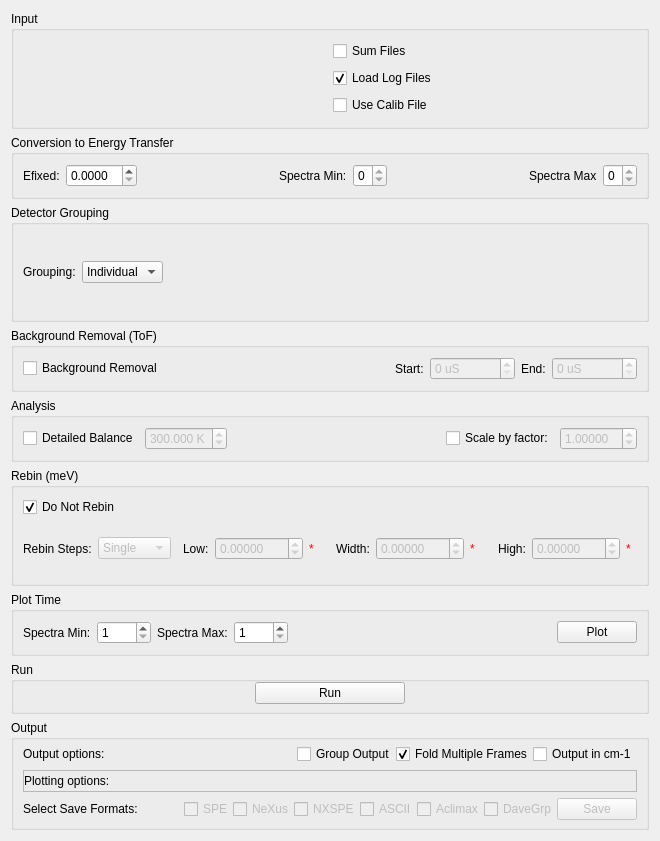
<?xml version="1.0" encoding="UTF-8"?>
<ui version="4.0">
 <class>ISISEnergyTransfer</class>
 <widget class="QWidget" name="ISISEnergyTransfer">
  <property name="geometry">
   <rect>
    <x>0</x>
    <y>0</y>
    <width>660</width>
    <height>841</height>
   </rect>
  </property>
  <property name="minimumSize">
   <size>
    <width>500</width>
    <height>0</height>
   </size>
  </property>
  <property name="windowTitle">
   <string>Form</string>
  </property>
  <layout class="QVBoxLayout" name="verticalLayout_2">
   <item>
    <widget class="QGroupBox" name="gbInput">
     <property name="title">
      <string>Input</string>
     </property>
     <layout class="QGridLayout" name="gridLayout">
      <item row="0" column="1">
       <widget class="QCheckBox" name="ckSumFiles">
        <property name="toolTip">
         <string>Sum multiple files together.</string>
        </property>
        <property name="text">
         <string>Sum Files</string>
        </property>
       </widget>
      </item>
      <item row="2" column="0">
       <widget class="MantidQt::MantidWidgets::DataSelector" name="dsCalibrationFile" native="true">
        <property name="enabled">
         <bool>false</bool>
        </property>
        <property name="sizePolicy">
         <sizepolicy hsizetype="Minimum" vsizetype="Fixed">
          <horstretch>0</horstretch>
          <verstretch>0</verstretch>
         </sizepolicy>
        </property>
        <property name="autoLoad" stdset="0">
         <bool>true</bool>
        </property>
        <property name="showLoad" stdset="0">
         <bool>false</bool>
        </property>
        <property name="workspaceSuffixes" stdset="0">
         <string>_calib</string>
        </property>
        <property name="fileBrowserSuffixes" stdset="0">
         <string>_calib.nxs</string>
        </property>
       </widget>
      </item>
      <item row="2" column="1">
       <widget class="QCheckBox" name="ckUseCalib">
        <property name="toolTip">
         <string>Use calibration file to adjust for detector efficiency.</string>
        </property>
        <property name="text">
         <string>Use Calib File</string>
        </property>
       </widget>
      </item>
      <item row="0" column="0">
       <widget class="MantidQt::API::FileFinderWidget" name="dsRunFiles" native="true">
        <property name="sizePolicy">
         <sizepolicy hsizetype="Preferred" vsizetype="Fixed">
          <horstretch>0</horstretch>
          <verstretch>41</verstretch>
         </sizepolicy>
        </property>
        <property name="label" stdset="0">
         <string>Input Runs</string>
        </property>
        <property name="multipleFiles" stdset="0">
         <bool>true</bool>
        </property>
       </widget>
      </item>
      <item row="1" column="1">
       <widget class="QCheckBox" name="ckLoadLogFiles">
        <property name="toolTip">
         <string>Load log files</string>
        </property>
        <property name="text">
         <string>Load Log Files</string>
        </property>
        <property name="checked">
         <bool>true</bool>
        </property>
       </widget>
      </item>
     </layout>
    </widget>
   </item>
   <item>
    <widget class="QGroupBox" name="gbC2E">
     <property name="title">
      <string>Conversion to Energy Transfer</string>
     </property>
     <layout class="QHBoxLayout" name="horizontalLayout">
      <item>
       <widget class="QLabel" name="lbEfixed">
        <property name="text">
         <string>Efixed:</string>
        </property>
       </widget>
      </item>
      <item>
       <widget class="QDoubleSpinBox" name="spEfixed">
        <property name="decimals">
         <number>4</number>
        </property>
        <property name="singleStep">
         <double>0.100000000000000</double>
        </property>
       </widget>
      </item>
      <item>
       <spacer name="horizontalSpacer_1">
        <property name="orientation">
         <enum>Qt::Horizontal</enum>
        </property>
        <property name="sizeHint" stdset="0">
         <size>
          <width>40</width>
          <height>20</height>
         </size>
        </property>
       </spacer>
      </item>
      <item>
       <widget class="QLabel" name="lbSpectraMin">
        <property name="text">
         <string>Spectra Min:</string>
        </property>
       </widget>
      </item>
      <item>
       <widget class="QSpinBox" name="spSpectraMin">
        <property name="maximum">
         <number>0</number>
        </property>
       </widget>
      </item>
      <item>
       <spacer name="horizontalSpacer_2">
        <property name="orientation">
         <enum>Qt::Horizontal</enum>
        </property>
        <property name="sizeHint" stdset="0">
         <size>
          <width>40</width>
          <height>20</height>
         </size>
        </property>
       </spacer>
      </item>
      <item>
       <widget class="QLabel" name="lbSpectraMax">
        <property name="text">
         <string>Spectra Max</string>
        </property>
       </widget>
      </item>
      <item>
       <widget class="QSpinBox" name="spSpectraMax">
        <property name="maximum">
         <number>0</number>
        </property>
       </widget>
      </item>
     </layout>
    </widget>
   </item>
   <item>
    <widget class="QGroupBox" name="gbGrouping">
     <property name="title">
      <string>Detector Grouping</string>
     </property>
     <layout class="QHBoxLayout" name="horizontalLayout_4">
      <item>
       <widget class="QLabel" name="lbGroupingMode">
        <property name="sizePolicy">
         <sizepolicy hsizetype="Preferred" vsizetype="Preferred">
          <horstretch>0</horstretch>
          <verstretch>0</verstretch>
         </sizepolicy>
        </property>
        <property name="layoutDirection">
         <enum>Qt::LeftToRight</enum>
        </property>
        <property name="text">
         <string>Grouping:</string>
        </property>
        <property name="buddy">
         <cstring>cbGroupingOptions</cstring>
        </property>
       </widget>
      </item>
      <item>
       <widget class="QComboBox" name="cbGroupingOptions">
        <property name="toolTip">
         <string>Select type of detector grouping to apply.</string>
        </property>
        <item>
         <property name="text">
          <string>Individual</string>
         </property>
        </item>
        <item>
         <property name="text">
          <string>Custom</string>
         </property>
        </item>
        <item>
         <property name="text">
          <string>Groups</string>
         </property>
        </item>
        <item>
         <property name="text">
          <string>All</string>
         </property>
        </item>
        <item>
         <property name="text">
          <string>File</string>
         </property>
        </item>
       </widget>
      </item>
      <item>
       <widget class="QStackedWidget" name="swGrouping">
        <property name="lineWidth">
         <number>0</number>
        </property>
        <property name="currentIndex">
         <number>0</number>
        </property>
        <widget class="QWidget" name="pgMapFile">
         <layout class="QHBoxLayout" name="horizontalLayout_5">
          <item>
           <widget class="MantidQt::API::FileFinderWidget" name="dsMapFile" native="true">
            <property name="sizePolicy">
             <sizepolicy hsizetype="Preferred" vsizetype="Fixed">
              <horstretch>0</horstretch>
              <verstretch>41</verstretch>
             </sizepolicy>
            </property>
            <property name="findRunFiles" stdset="0">
             <bool>false</bool>
            </property>
            <property name="label" stdset="0">
             <string/>
            </property>
            <property name="multipleFiles" stdset="0">
             <bool>false</bool>
            </property>
            <property name="algorithmAndProperty" stdset="0">
             <string/>
            </property>
            <property name="fileExtensions" stdset="0">
             <stringlist>
              <string>.map</string>
             </stringlist>
            </property>
           </widget>
          </item>
         </layout>
        </widget>
        <widget class="QWidget" name="pgMappingGroups">
         <layout class="QHBoxLayout" name="horizontalLayout_26">
          <item>
           <widget class="QLabel" name="lbNoGroups">
            <property name="text">
             <string>Number of Groups: </string>
            </property>
           </widget>
          </item>
          <item>
           <widget class="QSpinBox" name="spNumberGroups">
            <property name="minimum">
             <number>1</number>
            </property>
           </widget>
          </item>
          <item>
           <spacer name="horizontalSpacer_5">
            <property name="orientation">
             <enum>Qt::Horizontal</enum>
            </property>
            <property name="sizeHint" stdset="0">
             <size>
              <width>40</width>
              <height>20</height>
             </size>
            </property>
           </spacer>
          </item>
         </layout>
        </widget>
        <widget class="QWidget" name="pgMappingCustom">
         <layout class="QHBoxLayout" name="horizontalLayout_8">
          <item>
           <widget class="QLineEdit" name="leCustomGroups">
            <property name="enabled">
             <bool>true</bool>
            </property>
            <property name="maximumSize">
             <size>
              <width>16777215</width>
              <height>16777215</height>
             </size>
            </property>
            <property name="toolTip">
             <string>, allows you to specify additional indices. 1,2,4 will keep indices 1, 2 and 4 only.
: indicates a continuous range of indices. For example, 1:5 is the same as 1,2,3,4,5.
+ sums two spectra together. 7+9 will produce a single spectra listing the sum of 7 and 9, ignoring any others.
- sums a range of spectra together. For example, 3-8 is the same as 3+4+5+6+7+8.
              </string>
            </property>
            <property name="layoutDirection">
             <enum>Qt::LeftToRight</enum>
            </property>
            <property name="maxLength">
             <number>6000</number>
            </property>
           </widget>
          </item>
         </layout>
        </widget>
        <widget class="QWidget" name="pgMappingBlank"/>
       </widget>
      </item>
     </layout>
    </widget>
   </item>
   <item>
    <widget class="QGroupBox" name="gbBackgroundRemoval">
     <property name="title">
      <string>Background Removal (ToF)</string>
     </property>
     <layout class="QHBoxLayout" name="horizontalLayout_3">
      <item>
       <widget class="QCheckBox" name="ckBackgroundRemoval">
        <property name="text">
         <string>Background Removal</string>
        </property>
       </widget>
      </item>
      <item>
       <spacer name="horizontalSpacer">
        <property name="orientation">
         <enum>Qt::Horizontal</enum>
        </property>
        <property name="sizeHint" stdset="0">
         <size>
          <width>40</width>
          <height>20</height>
         </size>
        </property>
       </spacer>
      </item>
      <item>
       <widget class="QLabel" name="lbBackgroundStart">
        <property name="text">
         <string>Start:</string>
        </property>
       </widget>
      </item>
      <item>
       <widget class="QSpinBox" name="spBackgroundStart">
        <property name="enabled">
         <bool>false</bool>
        </property>
        <property name="suffix">
         <string> uS</string>
        </property>
        <property name="maximum">
         <number>999999</number>
        </property>
       </widget>
      </item>
      <item>
       <widget class="QLabel" name="lbBackgroundEnd">
        <property name="text">
         <string>End:</string>
        </property>
       </widget>
      </item>
      <item>
       <widget class="QSpinBox" name="spBackgroundEnd">
        <property name="enabled">
         <bool>false</bool>
        </property>
        <property name="suffix">
         <string> uS</string>
        </property>
        <property name="maximum">
         <number>999999</number>
        </property>
       </widget>
      </item>
     </layout>
    </widget>
   </item>
   <item>
    <widget class="QGroupBox" name="gbAnalysis">
     <property name="title">
      <string>Analysis</string>
     </property>
     <layout class="QGridLayout" name="gridLayout_3">
      <property name="sizeConstraint">
       <enum>QLayout::SetDefaultConstraint</enum>
      </property>
      <item row="0" column="0">
       <widget class="QCheckBox" name="ckDetailedBalance">
        <property name="text">
         <string>Detailed Balance</string>
        </property>
       </widget>
      </item>
      <item row="0" column="4">
       <widget class="QCheckBox" name="ckScaleMultiplier">
        <property name="text">
         <string>Scale by factor:</string>
        </property>
       </widget>
      </item>
      <item row="0" column="1">
       <widget class="QDoubleSpinBox" name="spDetailedBalance">
        <property name="enabled">
         <bool>false</bool>
        </property>
        <property name="suffix">
         <string> K</string>
        </property>
        <property name="decimals">
         <number>3</number>
        </property>
        <property name="maximum">
         <double>999.990000000000009</double>
        </property>
        <property name="singleStep">
         <double>10.000000000000000</double>
        </property>
        <property name="value">
         <double>300.000000000000000</double>
        </property>
       </widget>
      </item>
      <item row="0" column="2">
       <spacer name="horizontalSpacer_0">
        <property name="orientation">
         <enum>Qt::Horizontal</enum>
        </property>
        <property name="sizeHint" stdset="0">
         <size>
          <width>40</width>
          <height>20</height>
         </size>
        </property>
       </spacer>
      </item>
      <item row="0" column="5">
       <widget class="QDoubleSpinBox" name="spScaleMultiplier">
        <property name="enabled">
         <bool>false</bool>
        </property>
        <property name="decimals">
         <number>5</number>
        </property>
        <property name="maximum">
         <double>99.989999999999995</double>
        </property>
        <property name="singleStep">
         <double>0.100000000000000</double>
        </property>
        <property name="value">
         <double>1.000000000000000</double>
        </property>
       </widget>
      </item>
     </layout>
    </widget>
   </item>
   <item>
    <widget class="QGroupBox" name="gbRebin">
     <property name="title">
      <string>Rebin (meV)</string>
     </property>
     <layout class="QVBoxLayout" name="verticalLayout_14">
      <item>
       <layout class="QHBoxLayout" name="loRebin">
        <property name="spacing">
         <number>0</number>
        </property>
        <item>
         <widget class="QCheckBox" name="ckDoNotRebin">
          <property name="toolTip">
           <string>Do not perform rebinning step on this data.</string>
          </property>
          <property name="text">
           <string>Do Not Rebin</string>
          </property>
          <property name="checked">
           <bool>true</bool>
          </property>
         </widget>
        </item>
        <item>
         <spacer name="horizontalSpacer_6">
          <property name="orientation">
           <enum>Qt::Horizontal</enum>
          </property>
          <property name="sizeHint" stdset="0">
           <size>
            <width>40</width>
            <height>20</height>
           </size>
          </property>
         </spacer>
        </item>
       </layout>
      </item>
      <item>
       <layout class="QHBoxLayout" name="loRebinOptions">
        <item>
         <widget class="QLabel" name="lbRebinSteps">
          <property name="text">
           <string>Rebin Steps:</string>
          </property>
         </widget>
        </item>
        <item>
         <widget class="QComboBox" name="cbRebinType">
          <property name="enabled">
           <bool>false</bool>
          </property>
          <property name="sizePolicy">
           <sizepolicy hsizetype="MinimumExpanding" vsizetype="Fixed">
            <horstretch>0</horstretch>
            <verstretch>0</verstretch>
           </sizepolicy>
          </property>
          <item>
           <property name="text">
            <string>Single</string>
           </property>
          </item>
          <item>
           <property name="text">
            <string>Multiple</string>
           </property>
          </item>
         </widget>
        </item>
        <item>
         <widget class="QStackedWidget" name="swRebin">
          <property name="currentIndex">
           <number>0</number>
          </property>
          <widget class="QWidget" name="pgSingleRebin">
           <layout class="QVBoxLayout" name="verticalLayout_16">
            <property name="spacing">
             <number>0</number>
            </property>
            <property name="leftMargin">
             <number>0</number>
            </property>
            <property name="topMargin">
             <number>0</number>
            </property>
            <property name="rightMargin">
             <number>0</number>
            </property>
            <property name="bottomMargin">
             <number>0</number>
            </property>
            <item>
             <layout class="QHBoxLayout" name="loSingleRebin">
              <property name="spacing">
               <number>6</number>
              </property>
              <property name="leftMargin">
               <number>6</number>
              </property>
              <property name="topMargin">
               <number>6</number>
              </property>
              <property name="rightMargin">
               <number>6</number>
              </property>
              <property name="bottomMargin">
               <number>6</number>
              </property>
              <item>
               <widget class="QLabel" name="lbRebinLow">
                <property name="text">
                 <string>Low:</string>
                </property>
               </widget>
              </item>
              <item>
               <widget class="QDoubleSpinBox" name="spRebinLow">
                <property name="enabled">
                 <bool>false</bool>
                </property>
                <property name="decimals">
                 <number>5</number>
                </property>
                <property name="minimum">
                 <double>-999.990000000000009</double>
                </property>
                <property name="maximum">
                 <double>999.990000000000009</double>
                </property>
                <property name="singleStep">
                 <double>0.100000000000000</double>
                </property>
               </widget>
              </item>
              <item>
               <widget class="QLabel" name="valRebinLow">
                <property name="styleSheet">
                 <string notr="true">color: rgb(255, 0, 4)</string>
                </property>
                <property name="text">
                 <string>*</string>
                </property>
               </widget>
              </item>
              <item>
               <spacer name="horizontalSpacer_7">
                <property name="orientation">
                 <enum>Qt::Horizontal</enum>
                </property>
                <property name="sizeHint" stdset="0">
                 <size>
                  <width>40</width>
                  <height>20</height>
                 </size>
                </property>
               </spacer>
              </item>
              <item>
               <widget class="QLabel" name="lbRebinWidth">
                <property name="text">
                 <string>Width:</string>
                </property>
               </widget>
              </item>
              <item>
               <widget class="QDoubleSpinBox" name="spRebinWidth">
                <property name="enabled">
                 <bool>false</bool>
                </property>
                <property name="decimals">
                 <number>5</number>
                </property>
                <property name="minimum">
                 <double>-999.990000000000009</double>
                </property>
                <property name="maximum">
                 <double>999.990000000000009</double>
                </property>
                <property name="singleStep">
                 <double>0.010000000000000</double>
                </property>
               </widget>
              </item>
              <item>
               <widget class="QLabel" name="valRebinWidth">
                <property name="styleSheet">
                 <string notr="true">color: rgb(255, 0, 4)</string>
                </property>
                <property name="text">
                 <string>*</string>
                </property>
               </widget>
              </item>
              <item>
               <spacer name="horizontalSpacer_8">
                <property name="orientation">
                 <enum>Qt::Horizontal</enum>
                </property>
                <property name="sizeHint" stdset="0">
                 <size>
                  <width>40</width>
                  <height>20</height>
                 </size>
                </property>
               </spacer>
              </item>
              <item>
               <widget class="QLabel" name="lbRebinHigh">
                <property name="text">
                 <string>High:</string>
                </property>
               </widget>
              </item>
              <item>
               <widget class="QDoubleSpinBox" name="spRebinHigh">
                <property name="enabled">
                 <bool>false</bool>
                </property>
                <property name="decimals">
                 <number>5</number>
                </property>
                <property name="minimum">
                 <double>-999.990000000000009</double>
                </property>
                <property name="maximum">
                 <double>999.990000000000009</double>
                </property>
                <property name="singleStep">
                 <double>0.100000000000000</double>
                </property>
               </widget>
              </item>
              <item>
               <widget class="QLabel" name="valRebinHigh">
                <property name="styleSheet">
                 <string notr="true">color: rgb(255, 0, 4)</string>
                </property>
                <property name="text">
                 <string>*</string>
                </property>
               </widget>
              </item>
             </layout>
            </item>
           </layout>
          </widget>
          <widget class="QWidget" name="pgMultipleRebin">
           <layout class="QHBoxLayout" name="horizontalLayout_2">
            <item>
             <widget class="QLabel" name="lbRebinString">
              <property name="text">
               <string>Rebin String:</string>
              </property>
             </widget>
            </item>
            <item>
             <widget class="QLineEdit" name="leRebinString">
              <property name="enabled">
               <bool>false</bool>
              </property>
             </widget>
            </item>
            <item>
             <widget class="QLabel" name="valRebinString">
              <property name="styleSheet">
               <string notr="true">color: rgb(255, 0, 4)</string>
              </property>
              <property name="text">
               <string>*</string>
              </property>
             </widget>
            </item>
           </layout>
          </widget>
         </widget>
        </item>
       </layout>
      </item>
     </layout>
    </widget>
   </item>
   <item>
    <widget class="QGroupBox" name="gbPlotTime">
     <property name="title">
      <string>Plot Time</string>
     </property>
     <layout class="QHBoxLayout" name="horizontalLayout_6">
      <item>
       <widget class="QLabel" name="lbPlotTimeSpecMin">
        <property name="text">
         <string>Spectra Min:</string>
        </property>
       </widget>
      </item>
      <item>
       <widget class="QSpinBox" name="spPlotTimeSpecMin">
        <property name="minimum">
         <number>1</number>
        </property>
        <property name="maximum">
         <number>1200</number>
        </property>
       </widget>
      </item>
      <item>
       <widget class="QLabel" name="lbPlotTimeSpecMax">
        <property name="text">
         <string>Spectra Max:</string>
        </property>
       </widget>
      </item>
      <item>
       <widget class="QSpinBox" name="spPlotTimeSpecMax">
        <property name="minimum">
         <number>1</number>
        </property>
        <property name="maximum">
         <number>1200</number>
        </property>
       </widget>
      </item>
      <item>
       <spacer name="space_plotTime">
        <property name="orientation">
         <enum>Qt::Horizontal</enum>
        </property>
        <property name="sizeHint" stdset="0">
         <size>
          <width>40</width>
          <height>20</height>
         </size>
        </property>
       </spacer>
      </item>
      <item>
       <widget class="QPushButton" name="pbPlotTime">
        <property name="toolTip">
         <string>Plot raw time values.</string>
        </property>
        <property name="text">
         <string>Plot</string>
        </property>
       </widget>
      </item>
     </layout>
    </widget>
   </item>
   <item>
    <widget class="QGroupBox" name="gbRun">
     <property name="title">
      <string>Run</string>
     </property>
     <layout class="QHBoxLayout" name="horizontalLayout_7">
      <property name="topMargin">
       <number>0</number>
      </property>
      <property name="bottomMargin">
       <number>7</number>
      </property>
      <item>
       <spacer name="horizontalSpacer_4">
        <property name="orientation">
         <enum>Qt::Horizontal</enum>
        </property>
        <property name="sizeHint" stdset="0">
         <size>
          <width>40</width>
          <height>20</height>
         </size>
        </property>
       </spacer>
      </item>
      <item>
       <widget class="QPushButton" name="pbRun">
        <property name="minimumSize">
         <size>
          <width>150</width>
          <height>0</height>
         </size>
        </property>
        <property name="maximumSize">
         <size>
          <width>180</width>
          <height>16777215</height>
         </size>
        </property>
        <property name="text">
         <string>Run</string>
        </property>
       </widget>
      </item>
      <item>
       <spacer name="horizontalSpacer_10">
        <property name="orientation">
         <enum>Qt::Horizontal</enum>
        </property>
        <property name="sizeHint" stdset="0">
         <size>
          <width>40</width>
          <height>20</height>
         </size>
        </property>
       </spacer>
      </item>
     </layout>
    </widget>
   </item>
   <item>
    <widget class="QGroupBox" name="gbOutput">
     <property name="title">
      <string>Output</string>
     </property>
     <layout class="QGridLayout" name="gridLayout_8">
      <property name="topMargin">
       <number>4</number>
      </property>
      <property name="bottomMargin">
       <number>7</number>
      </property>
      <property name="horizontalSpacing">
       <number>4</number>
      </property>
      <item row="4" column="0">
       <layout class="QHBoxLayout" name="loSaveFormats">
        <item>
         <widget class="QLabel" name="lbSaveFormats">
          <property name="text">
           <string>Select Save Formats:</string>
          </property>
         </widget>
        </item>
        <item>
         <spacer name="horizontalSpacer_9">
          <property name="orientation">
           <enum>Qt::Horizontal</enum>
          </property>
          <property name="sizeHint" stdset="0">
           <size>
            <width>40</width>
            <height>20</height>
           </size>
          </property>
         </spacer>
        </item>
        <item>
         <widget class="QCheckBox" name="ckSaveSPE">
          <property name="enabled">
           <bool>false</bool>
          </property>
          <property name="toolTip">
           <string>Save file in SPE format.</string>
          </property>
          <property name="text">
           <string>SPE</string>
          </property>
          <property name="checked">
           <bool>false</bool>
          </property>
         </widget>
        </item>
        <item>
         <widget class="QCheckBox" name="ckSaveNexus">
          <property name="enabled">
           <bool>false</bool>
          </property>
          <property name="toolTip">
           <string>Save file in Nexus format.</string>
          </property>
          <property name="text">
           <string>NeXus</string>
          </property>
         </widget>
        </item>
        <item>
         <widget class="QCheckBox" name="ckSaveNXSPE">
          <property name="enabled">
           <bool>false</bool>
          </property>
          <property name="text">
           <string>NXSPE</string>
          </property>
         </widget>
        </item>
        <item>
         <widget class="QCheckBox" name="ckSaveASCII">
          <property name="enabled">
           <bool>false</bool>
          </property>
          <property name="text">
           <string>ASCII</string>
          </property>
         </widget>
        </item>
        <item>
         <widget class="QCheckBox" name="ckSaveAclimax">
          <property name="enabled">
           <bool>false</bool>
          </property>
          <property name="text">
           <string>Aclimax</string>
          </property>
         </widget>
        </item>
        <item>
         <widget class="QCheckBox" name="ckSaveDaveGrp">
          <property name="enabled">
           <bool>false</bool>
          </property>
          <property name="text">
           <string>DaveGrp</string>
          </property>
         </widget>
        </item>
        <item>
         <widget class="QPushButton" name="pbSave">
          <property name="enabled">
           <bool>false</bool>
          </property>
          <property name="toolTip">
           <string>Save workspaces in selected formats</string>
          </property>
          <property name="text">
           <string>Save</string>
          </property>
         </widget>
        </item>
       </layout>
      </item>
      <item row="0" column="0">
       <layout class="QHBoxLayout" name="loOutputOptions">
        <item>
         <widget class="QLabel" name="label_2">
          <property name="text">
           <string>Output options:</string>
          </property>
         </widget>
        </item>
        <item>
         <spacer name="horizontalSpacer_3">
          <property name="orientation">
           <enum>Qt::Horizontal</enum>
          </property>
          <property name="sizeHint" stdset="0">
           <size>
            <width>40</width>
            <height>20</height>
           </size>
          </property>
         </spacer>
        </item>
        <item>
         <widget class="QCheckBox" name="ckGroupOutput">
          <property name="text">
           <string>Group Output</string>
          </property>
         </widget>
        </item>
        <item>
         <widget class="QCheckBox" name="ckFold">
          <property name="enabled">
           <bool>true</bool>
          </property>
          <property name="toolTip">
           <string>&lt;html&gt;&lt;head/&gt;&lt;body&gt;&lt;p&gt;If checked, multiple-framed data will be folded back into a single spectrum.&lt;br/&gt;Otherwise data is left as is and multiple frames are named giving the frame number at the end of the workspace name.&lt;/p&gt;&lt;/body&gt;&lt;/html&gt;</string>
          </property>
          <property name="text">
           <string>Fold Multiple Frames</string>
          </property>
          <property name="checked">
           <bool>true</bool>
          </property>
         </widget>
        </item>
        <item>
         <widget class="QCheckBox" name="ckCm1Units">
          <property name="toolTip">
           <string>Change the units of the results workspace to cm-1</string>
          </property>
          <property name="text">
           <string>Output in cm-1</string>
          </property>
         </widget>
        </item>
       </layout>
      </item>
      <item row="1" column="0">
       <widget class="QFrame" name="frame">
        <property name="frameShape">
         <enum>QFrame::StyledPanel</enum>
        </property>
        <property name="frameShadow">
         <enum>QFrame::Raised</enum>
        </property>
        <layout class="QHBoxLayout" name="horizontalLayout_9">
         <property name="leftMargin">
          <number>0</number>
         </property>
         <property name="topMargin">
          <number>0</number>
         </property>
         <property name="rightMargin">
          <number>0</number>
         </property>
         <property name="bottomMargin">
          <number>0</number>
         </property>
         <item>
          <widget class="QLabel" name="label">
           <property name="text">
            <string>Plotting options:</string>
           </property>
          </widget>
         </item>
         <item>
          <spacer name="horizontalSpacer_11">
           <property name="orientation">
            <enum>Qt::Horizontal</enum>
           </property>
           <property name="sizeHint" stdset="0">
            <size>
             <width>40</width>
             <height>20</height>
            </size>
           </property>
          </spacer>
         </item>
         <item>
          <widget class="MantidQt::CustomInterfaces::IndirectPlotOptionsView" name="ipoPlotOptions" native="true"/>
         </item>
        </layout>
       </widget>
      </item>
     </layout>
    </widget>
   </item>
  </layout>
 </widget>
 <customwidgets>
  <customwidget>
   <class>MantidQt::MantidWidgets::DataSelector</class>
   <extends>QWidget</extends>
   <header>MantidQtWidgets/Common/DataSelector.h</header>
  </customwidget>
  <customwidget>
   <class>MantidQt::CustomInterfaces::IndirectPlotOptionsView</class>
   <extends>QWidget</extends>
   <header>IndirectPlotOptionsView.h</header>
   <container>1</container>
  </customwidget>
  <customwidget>
   <class>MantidQt::API::FileFinderWidget</class>
   <extends>QWidget</extends>
   <header>MantidQtWidgets/Common/FileFinderWidget.h</header>
   <container>1</container>
  </customwidget>
 </customwidgets>
 <tabstops>
  <tabstop>ckSumFiles</tabstop>
  <tabstop>ckLoadLogFiles</tabstop>
  <tabstop>ckUseCalib</tabstop>
  <tabstop>spEfixed</tabstop>
  <tabstop>spSpectraMin</tabstop>
  <tabstop>spSpectraMax</tabstop>
  <tabstop>cbGroupingOptions</tabstop>
  <tabstop>spNumberGroups</tabstop>
  <tabstop>ckBackgroundRemoval</tabstop>
  <tabstop>spBackgroundStart</tabstop>
  <tabstop>spBackgroundEnd</tabstop>
  <tabstop>ckDetailedBalance</tabstop>
  <tabstop>spDetailedBalance</tabstop>
  <tabstop>ckScaleMultiplier</tabstop>
  <tabstop>spScaleMultiplier</tabstop>
  <tabstop>ckDoNotRebin</tabstop>
  <tabstop>cbRebinType</tabstop>
  <tabstop>spRebinLow</tabstop>
  <tabstop>spRebinWidth</tabstop>
  <tabstop>spRebinHigh</tabstop>
  <tabstop>leRebinString</tabstop>
  <tabstop>spPlotTimeSpecMin</tabstop>
  <tabstop>spPlotTimeSpecMax</tabstop>
  <tabstop>pbPlotTime</tabstop>
  <tabstop>ckFold</tabstop>
  <tabstop>ckCm1Units</tabstop>
  <tabstop>ckSaveSPE</tabstop>
  <tabstop>ckSaveNexus</tabstop>
  <tabstop>ckSaveNXSPE</tabstop>
  <tabstop>ckSaveASCII</tabstop>
  <tabstop>ckSaveAclimax</tabstop>
 </tabstops>
 <resources/>
 <connections>
  <connection>
   <sender>ckDoNotRebin</sender>
   <signal>toggled(bool)</signal>
   <receiver>cbRebinType</receiver>
   <slot>setDisabled(bool)</slot>
   <hints>
    <hint type="sourcelabel">
     <x>69</x>
     <y>362</y>
    </hint>
    <hint type="destinationlabel">
     <x>138</x>
     <y>397</y>
    </hint>
   </hints>
  </connection>
  <connection>
   <sender>ckDoNotRebin</sender>
   <signal>toggled(bool)</signal>
   <receiver>leRebinString</receiver>
   <slot>setDisabled(bool)</slot>
   <hints>
    <hint type="sourcelabel">
     <x>46</x>
     <y>362</y>
    </hint>
    <hint type="destinationlabel">
     <x>413</x>
     <y>397</y>
    </hint>
   </hints>
  </connection>
  <connection>
   <sender>cbRebinType</sender>
   <signal>currentIndexChanged(int)</signal>
   <receiver>swRebin</receiver>
   <slot>setCurrentIndex(int)</slot>
   <hints>
    <hint type="sourcelabel">
     <x>138</x>
     <y>397</y>
    </hint>
    <hint type="destinationlabel">
     <x>376</x>
     <y>397</y>
    </hint>
   </hints>
  </connection>
  <connection>
   <sender>ckScaleMultiplier</sender>
   <signal>toggled(bool)</signal>
   <receiver>spScaleMultiplier</receiver>
   <slot>setEnabled(bool)</slot>
   <hints>
    <hint type="sourcelabel">
     <x>432</x>
     <y>244</y>
    </hint>
    <hint type="destinationlabel">
     <x>527</x>
     <y>245</y>
    </hint>
   </hints>
  </connection>
  <connection>
   <sender>ckDetailedBalance</sender>
   <signal>toggled(bool)</signal>
   <receiver>spDetailedBalance</receiver>
   <slot>setEnabled(bool)</slot>
   <hints>
    <hint type="sourcelabel">
     <x>84</x>
     <y>244</y>
    </hint>
    <hint type="destinationlabel">
     <x>193</x>
     <y>245</y>
    </hint>
   </hints>
  </connection>
  <connection>
   <sender>ckDoNotRebin</sender>
   <signal>toggled(bool)</signal>
   <receiver>spRebinLow</receiver>
   <slot>setDisabled(bool)</slot>
   <hints>
    <hint type="sourcelabel">
     <x>46</x>
     <y>371</y>
    </hint>
    <hint type="destinationlabel">
     <x>256</x>
     <y>406</y>
    </hint>
   </hints>
  </connection>
  <connection>
   <sender>ckDoNotRebin</sender>
   <signal>toggled(bool)</signal>
   <receiver>spRebinWidth</receiver>
   <slot>setDisabled(bool)</slot>
   <hints>
    <hint type="sourcelabel">
     <x>46</x>
     <y>371</y>
    </hint>
    <hint type="destinationlabel">
     <x>392</x>
     <y>406</y>
    </hint>
   </hints>
  </connection>
  <connection>
   <sender>ckDoNotRebin</sender>
   <signal>toggled(bool)</signal>
   <receiver>spRebinHigh</receiver>
   <slot>setDisabled(bool)</slot>
   <hints>
    <hint type="sourcelabel">
     <x>46</x>
     <y>371</y>
    </hint>
    <hint type="destinationlabel">
     <x>527</x>
     <y>405</y>
    </hint>
   </hints>
  </connection>
  <connection>
   <sender>ckBackgroundRemoval</sender>
   <signal>toggled(bool)</signal>
   <receiver>spBackgroundStart</receiver>
   <slot>setEnabled(bool)</slot>
   <hints>
    <hint type="sourcelabel">
     <x>96</x>
     <y>237</y>
    </hint>
    <hint type="destinationlabel">
     <x>476</x>
     <y>238</y>
    </hint>
   </hints>
  </connection>
  <connection>
   <sender>ckBackgroundRemoval</sender>
   <signal>toggled(bool)</signal>
   <receiver>spBackgroundEnd</receiver>
   <slot>setEnabled(bool)</slot>
   <hints>
    <hint type="sourcelabel">
     <x>96</x>
     <y>237</y>
    </hint>
    <hint type="destinationlabel">
     <x>554</x>
     <y>238</y>
    </hint>
   </hints>
  </connection>
  <connection>
   <sender>ckUseCalib</sender>
   <signal>toggled(bool)</signal>
   <receiver>dsCalibrationFile</receiver>
   <slot>setEnabled(bool)</slot>
   <hints>
    <hint type="sourcelabel">
     <x>454</x>
     <y>86</y>
    </hint>
    <hint type="destinationlabel">
     <x>162</x>
     <y>86</y>
    </hint>
   </hints>
  </connection>
 </connections>
</ui>
